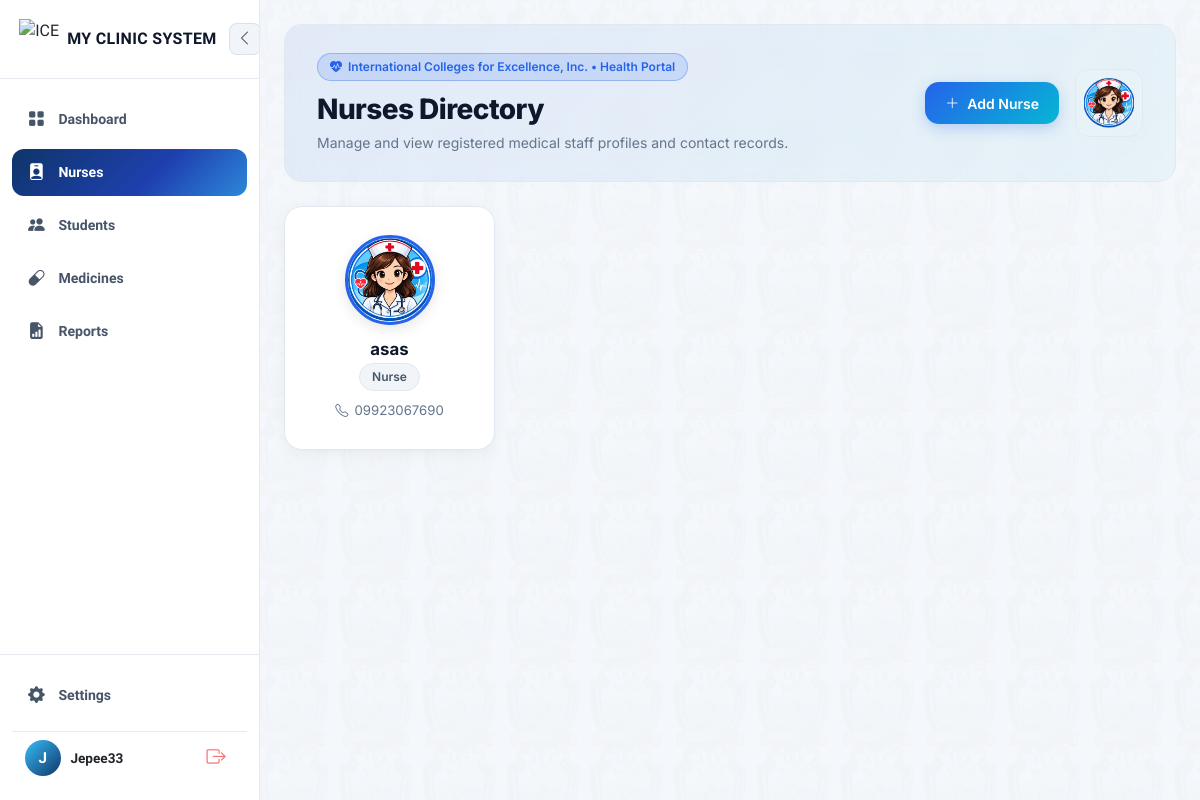
Page /nurses/ (signed in) on the committed database.
### clinic/models.py (models this page shows, shortened)
class Nurse(models.Model):
    user = models.OneToOneField(User, on_delete=models.SET_NULL, null=True, blank=True, related_name='nurse_profile')
    full_name = models.CharField(max_length=150)
    age = models.PositiveIntegerField(null=True, blank=True)
    photo = models.ImageField(upload_to='nurse_photos/', blank=True, null=True)
    position = models.CharField(max_length=100, blank=True, help_text="hal. School Nurse, Clinic Head")
    contact_number = models.CharField(max_length=20, blank=True)
    email = models.EmailField(blank=True)
    schedule = models.CharField(max_length=150, blank=True, help_text="hal. Mon-Fri, 8AM-5PM (Time of Duty)")
    date_added = models.DateTimeField(auto_now_add=True)

### clinic/views/nurse.py (the view)
# urls.py: path('nurses/', views.nurse_list, name='nurse_list'),
@login_required
@role_required("admin", "nurse")
def nurse_list(request):
    nurses = Nurse.objects.all().order_by("full_name")
    return render(request, "clinic/nurses/nurse_list.html", {"nurses": nurses})

### clinic/context_processors.py (called while the page is built)
def low_stock_alerts(request):
    if not request.user.is_authenticated:
        return {}
    try:
        role = request.user.profile.role
    except AttributeError:
        role = 'student'
    if role not in ('admin', 'nurse'):
        return {}
    from .models import Medicine
    low_stock_medicines = [m for m in Medicine.objects.all() if m.is_low_stock]
    return {
        'nav_low_stock_medicines': low_stock_medicines,
        'nav_low_stock_count': len(low_stock_medicines),
    }

### clinic/models.py (called while the page is built)
    @property
    def is_low_stock(self):
        return self.quantity_in_stock <= self.low_stock_threshold

### clinic/templates/clinic/nurses/nurse_list.html (shortened to what this page needs)
{% extends "clinic/base.html" %}
{% load static %}
{% block content %}
<link rel="stylesheet" href="https://cdnjs.cloudflare.com/ajax/libs/animate.css/4.1.1/animate.min.css" />
<section class="nurse-management">
    <div class="dashboard-hero-card mb-4 d-flex justify-content-between align-items-center flex-wrap gap-3 ">
        <div>
            <div class="hero-badge">
                <i class="bi bi-heart-pulse-fill"></i> International Colleges for Excellence, Inc. • Health Portal
            </div>
            <h1 class="hero-title">Nurses Directory</h1>
            <p class="hero-subtitle">Manage and view registered medical staff profiles and contact records.</p>
        </div>
        <div class="d-flex align-items-center gap-3">
            <a href="{% url 'nurse_add' %}" class="btn-cms-primary">
                <i class="bi bi-plus-lg"></i> Add Nurse
            </a>
            <div class="logo-box d-none d-sm-flex">
               <img src="{% static 'clinic/img/cliniclogo.png' %}" alt="Clinic Logo" class="img-fluid" style="max-height: 100%;">
            </div>
        </div>
    </div>
    {% if nurses %}
    <div class="row g-3 ">
        {% for nurse in nurses %}
        <div class="col-sm-6 col-md-4 col-lg-3">
            <a href="{% url 'nurse_views' nurse.pk %}" class="nurse-card">
                {% if nurse.photo %}
                    <img src="{{ nurse.photo.url }}" alt="{{ nurse.full_name }}" class="nurse-avatar-img">
                {% else %}
                    <div class="nurse-avatar-circle">
                        {{ nurse.full_name|slice:":1"|upper }}
                    </div>
                {% endif %}
                <h6 class="nurse-name">{{ nurse.full_name }}</h6>
                <span class="nurse-badge">{{ nurse.position|default:"Clinic Nurse" }}</span>
                {% if nurse.contact_number %}
                    <div class="contact-info">
                        <i class="bi bi-telephone"></i>
                        <span>{{ nurse.contact_number }}</span>
                    </div>
                {% endif %}
            </a>
        </div>
        {% endfor %}
    </div>
    {% endif %}
</section>
{% endblock %}

### clinic/templates/clinic/base.html (shortened to what this page needs)
{% load static %}
<!DOCTYPE html>
<html lang="en">
<head>
    <link href="https://cdn.jsdelivr.net/npm/bootstrap@5.3.0/dist/css/bootstrap.min.css" rel="stylesheet">
    <link rel="stylesheet" href="https://cdn.jsdelivr.net/npm/bootstrap-icons@1.11.0/font/bootstrap-icons.css">
</head>
<body class="bg-body text-body">
    <div style="display: flex; min-height: 100vh; width: 100%; position: relative;">
        <aside id="appSidebar">
            <div>
                <div class="sidebar-header-glass">
                    <div class="brand-logo-container" id="logoToggleBtn"
                        style="display: flex; align-items: center; gap: 0.5rem; cursor: pointer;"
                        title="Toggle Sidebar">
                        <img src="{% static 'clinic/img/me.png' %}" alt="ICE Clinic Logo"
                            style="width: 40px; height: 40px; object-fit: contain;">
                        <span class="brand-text">MY CLINIC SYSTEM</span>
                    </div>
                    <button class="sidebar-toggle-btn desktop-toggle-btn d-none d-lg-flex" id="toggleSidebarDesktopBtn"
                        title="Toggle Sidebar">
                        <i class="bi bi-chevron-left"></i>
                    </button>
                </div>
                <nav style="padding: 1rem 0.75rem;">
                    <a href="{% url 'dashboard' %}"
                        class="nav-item-link {% if request.resolver_match.url_name == 'dashboard' %}active{% endif %}"
                        title="Dashboard">
                        <i class="bi bi-grid-fill"></i>
                        <span>Dashboard</span>
                    </a>
                    <a href="{% url 'nurse_list' %}"
                        class="nav-item-link {% if request.resolver_match.url_name == 'nurse_list' or request.resolver_match.url_name == 'nurse_detail' %}active{% endif %}"
                        title="Nurses">
                        <i class="bi bi-person-badge-fill"></i>
                        <span>Nurses</span>
                    </a>
                    <a href="{% url 'student_records' %}"
                        class="nav-item-link {% if request.resolver_match.url_name == 'student_records' %}active{% endif %}"
                        title="Students">
                        <i class="bi bi-people-fill"></i>
                        <span>Students</span>
                    </a>
                    <a href="{% url 'medicine_list' %}"
                        class="nav-item-link {% if request.resolver_match.url_name == 'medicine_list' %}active{% endif %}"
                        title="Medicines">
                        <i class="bi bi-capsule"></i>
                        <span>Medicines</span>
                    </a>
                    <a href="{% url 'reports' %}"
                        class="nav-item-link {% if request.resolver_match.url_name == 'reports' %}active{% endif %}"
                        title="Reports">
                        <i class="bi bi-file-earmark-bar-graph-fill"></i>
                        <span>Reports</span>
                    </a>
                </nav>
            </div>
            <div class="sidebar-footer-glass">
                <a href="{% url 'settings' %}"
                    class="nav-item-link {% if request.resolver_match.url_name == 'settings' %}active{% endif %}"
                    style="margin-bottom: 0.75rem;" title="Settings">
                    <i class="bi bi-gear-fill"></i>
                    <span>Settings</span>
                </a>
                {% if user.is_authenticated %}
                <div class="user-profile-card"
                    style="display: flex; align-items: center; justify-content: space-between; padding: 0.5rem 0.8rem;">
                    <div style="display: flex; align-items: center; gap: 0.6rem; overflow: hidden;">
                        <div class="user-avatar-glow"
                            title="{% if user.first_name %}{{ user.first_name }} {{ user.last_name }}{% else %}{{ user.username|title }}{% endif %}">
                            {% if user.first_name %}
                            {{ user.first_name|slice:":1"|upper }}{% if user.last_name %}{{
                            user.last_name|slice:":1"|upper }}{% endif %}
                            {% else %}
                            {{ user.username|slice:":1"|upper }}
                            {% endif %}
                        </div>
                        <div class="user-info-text" style="overflow: hidden; font-size: 0.85rem; font-weight: 600;">
                            {% if user.first_name %}
                            {{ user.first_name }} {{ user.last_name }}
                            {% else %}
                            {{ user.username|title }}
                            {% endif %}
                        </div>
                    </div>
                    <form action="{% url 'logout' %}" method="post" style="margin: 0;">
                        <button type="submit" class="btn-logout" title="Logout"
                            style="background: none; border: none; cursor: pointer; display: flex; align-items: center;">
                            <i class="bi bi-box-arrow-right" style="font-size: 1.2rem;"></i>
                        </button>
                    </form>
                </div>
                {% endif %}
            </div>
        </aside>
        <div class="main-container">
            <main class="content-main"
                style="background-image: url(&quot;{% static 'clinic/img/studentbackground.png' %}&quot;); background-repeat: repeat; background-size: cover; background-attachment: fixed;">
                <div class="content-overlay"></div>
                <div class="content-inner">
                    {% block content %}{% endblock %}
                </div>
            </main>
        </div>
    </div>
</body>
</html>

### clinic/templates/clinic/base.html (style rules this page uses)
:root { --glow-blue: #38bdf8; --glow-purple: #a855f7; --sidebar-width: 260px; --sidebar-collapsed-width: 80px; }
[data-bs-theme="light"] { --shell-bg: #f4f7fb; --sidebar-bg: rgba(255, 255, 255, 0.95); --sidebar-border: rgba(15, 53, 105, 0.1); --nav-text: #475569; --nav-hover-bg: rgba(15, 53, 105, 0.06); --nav-hover-color: #0F3569; --main-overlay: rgba(244, 247, 251, 0.94); --text-primary: #0f172a; --toggle-btn-bg: #f1f5f9; --toggle-btn-color: #475569; --logout-hover-bg: rgba(239, 68, 68, 0.1); }
body { height: 100%; margin: 0; padding: 0; font-family: 'Plus Jakarta Sans', sans-serif; background: var(--shell-bg); color: var(--text-primary); overflow-x: hidden; }
#appSidebar { width: var(--sidebar-width); min-width: var(--sidebar-width); position: fixed; top: 0; left: 0; height: 100vh; display: flex; flex-direction: column; justify-content: space-between; z-index: 1040; overflow-y: auto; overflow-x: hidden; background: var(--sidebar-bg); border-right: 1px solid var(--sidebar-border); }
.sidebar-header-glass { padding: 1.2rem; display: flex; align-items: center; justify-content: space-between; gap: 0.75rem; border-bottom: 1px solid var(--sidebar-border); white-space: nowrap; }
.brand-text { font-weight: 800; font-size: 1rem; text-transform: uppercase; letter-spacing: 0.02em; color: var(--text-primary); }
.sidebar-toggle-btn { background: var(--toggle-btn-bg); border: 1px solid var(--sidebar-border); color: var(--toggle-btn-color); width: 32px; height: 32px; border-radius: 8px; display: flex; align-items: center; justify-content: center; cursor: pointer; flex-shrink: 0; }
.nav-item-link { display: flex; align-items: center; gap: 0.75rem; padding: 0.7rem 0.9rem; border-radius: 0.75rem; margin-bottom: 0.35rem; font-size: 0.88rem; font-weight: 600; text-decoration: none; color: var(--nav-text); white-space: nowrap; }
.nav-item-link.active { background: linear-gradient(135deg, #0F3569 0%, #1e40af 60%, #38bdf8 130%); color: #ffffff !important; }
.nav-item-link i { font-size: 1.05rem; width: 20px; text-align: center; flex-shrink: 0; }
.sidebar-footer-glass { padding: 1rem 0.75rem; border-top: 1px solid var(--sidebar-border); white-space: nowrap; }
.user-profile-card { display: flex; align-items: center; justify-content: space-between; padding-top: 0.75rem; border-top: 1px solid var(--sidebar-border); gap: 0.5rem; }
.user-avatar-glow { width: 36px; height: 36px; border-radius: 50%; background: linear-gradient(135deg, #38bdf8 0%, #0F3569 100%); color: #ffffff; font-weight: 800; display: flex; align-items: center; justify-content: center; flex-shrink: 0; font-size: 0.95rem; }
.btn-logout { background: transparent; border: none; color: #f87171; width: 36px; height: 36px; border-radius: 8px; display: flex; align-items: center; justify-content: center; cursor: pointer; flex-shrink: 0; padding: 0; }
body:not(.sidebar-collapsed) #toggleSidebarDesktopBtn { display: flex !important; visibility: visible !important; opacity: 1 !important; }
.main-container { margin-left: var(--sidebar-width); flex-grow: 1; display: flex; flex-direction: column; min-height: 100vh; width: calc(100% - var(--sidebar-width)); position: relative; z-index: 1; }
.content-main { flex-grow: 1; padding: 1.5rem; position: relative; min-height: 100vh; }
.content-overlay { position: absolute; inset: 0; background-color: var(--main-overlay); z-index: 1; pointer-events: none; }
.content-inner { position: relative; z-index: 2; }

### rows in the picture
Nurse: photo (picture), full_name "asas", position "Nurse", contact_number "09923067690"

### other values in the picture
{{ user.username|slice:":1"|upper }} "J"
{{ user.username|title }} "Jepee33"
